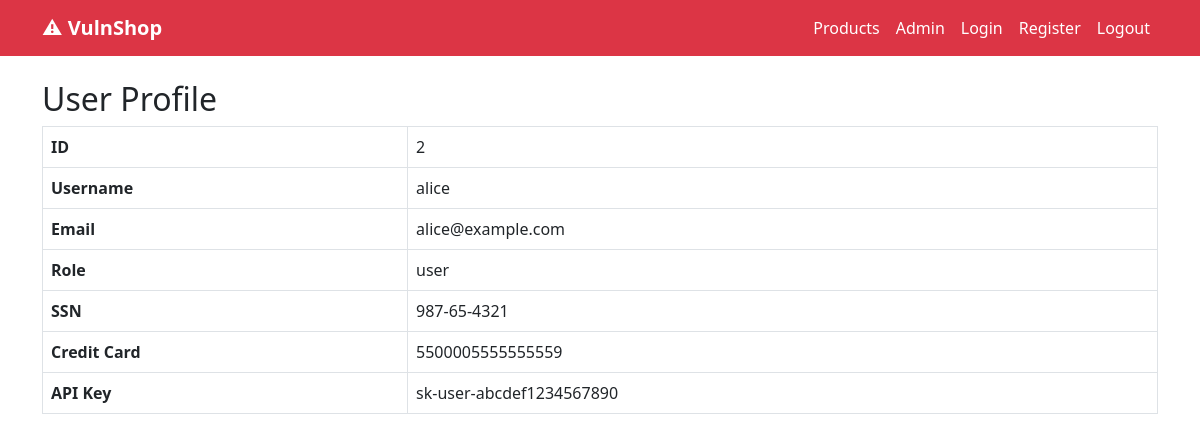
The page /api/users/2/profile on the database its author committed.
### tables this page shows
CREATE TABLE users (
            id              INTEGER PRIMARY KEY AUTOINCREMENT,
            username        TEXT UNIQUE NOT NULL,
            password        TEXT NOT NULL,   -- A02: MD5, no salt
            email           TEXT,
            role            TEXT DEFAULT 'user',
            ssn             TEXT,            -- A02: PII stored in plaintext
            credit_card     TEXT,            -- A02: PII stored in plaintext
            api_key         TEXT             -- A02: Secret stored in plaintext
        );

### app/routes/users.py (the view)
@router.get("/{user_id}/profile", response_class=HTMLResponse)
async def profile_page(user_id: int, request: Request, db=Depends(get_db)):
    row = db.execute(f"SELECT * FROM users WHERE id = {user_id}").fetchone()
    if not row:
        return HTMLResponse("User not found", status_code=404)
    return templates.TemplateResponse("profile.html", {"request": request, "user": dict(row)})

### app/templates/profile.html (shortened to what this page needs)
{% extends "base.html" %}
{% block content %}
<h2>User Profile</h2>
<table class="table table-bordered">
  <tr><th>ID</th><td>{{ user.id }}</td></tr>
  <tr><th>Username</th><td>{{ user.username }}</td></tr>
  <tr><th>Email</th><td>{{ user.email }}</td></tr>
  <tr><th>Role</th><td>{{ user.role }}</td></tr>
  <tr><th>SSN</th><td>{{ user.ssn }}</td></tr>
  <tr><th>Credit Card</th><td>{{ user.credit_card }}</td></tr>
  <tr><th>API Key</th><td>{{ user.api_key }}</td></tr>
</table>
{% endblock %}

### rows shown on the page
users: id "2", username "alice", email "alice@example.com", role "user", ssn "987-65-4321", credit_card "5500005555555559", api_key "sk-user-abcdef1234567890"
